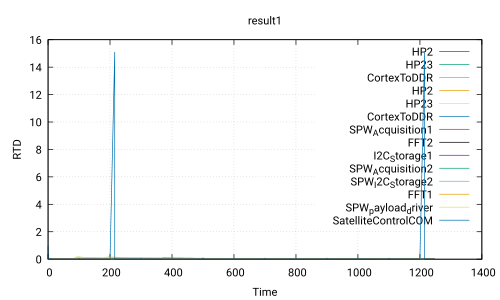

Reproduce this figure in gnuplot.
 set title 'result1'
 set ylabel 'RTD'
 set xlabel 'Time'
 set grid
 set term pdf
 set output 'Use_case_DoubleCamera_noSafety.ATIPPIC0.executable360.0_100.0.pdf'
 plot 'Use_case_DoubleCamera_noSafety.ATIPPIC0.executable360.0_100.0.csv' using 1:2 with lines title 'HP2','Use_case_DoubleCamera_noSafety.ATIPPIC0.executable360.0_100.0.csv' using 1:3 with lines title 'HP23','Use_case_DoubleCamera_noSafety.ATIPPIC0.executable360.0_100.0.csv' using 1:4 with lines title 'CortexToDDR','Use_case_DoubleCamera_noSafety.ATIPPIC0.executable360.0_100.0.csv' using 1:5 with lines title 'HP2','Use_case_DoubleCamera_noSafety.ATIPPIC0.executable360.0_100.0.csv' using 1:6 with lines title 'HP23','Use_case_DoubleCamera_noSafety.ATIPPIC0.executable360.0_100.0.csv' using 1:7 with lines title 'CortexToDDR','Use_case_DoubleCamera_noSafety.ATIPPIC0.executable360.0_100.0.csv' using 1:8 with lines title 'SPW_Acquisition1','Use_case_DoubleCamera_noSafety.ATIPPIC0.executable360.0_100.0.csv' using 1:9 with lines title 'FFT2','Use_case_DoubleCamera_noSafety.ATIPPIC0.executable360.0_100.0.csv' using 1:10 with lines title 'I2C_Storage1','Use_case_DoubleCamera_noSafety.ATIPPIC0.executable360.0_100.0.csv' using 1:11 with lines title 'SPW_Acquisition2','Use_case_DoubleCamera_noSafety.ATIPPIC0.executable360.0_100.0.csv' using 1:12 with lines title 'SPW_I2C_Storage2','Use_case_DoubleCamera_noSafety.ATIPPIC0.executable360.0_100.0.csv' using 1:13 with lines title 'FFT1','Use_case_DoubleCamera_noSafety.ATIPPIC0.executable360.0_100.0.csv' using 1:14 with lines title 'SPW_payload_driver','Use_case_DoubleCamera_noSafety.ATIPPIC0.executable360.0_100.0.csv' using 1:15 with lines title 'SatelliteControlCOM'
